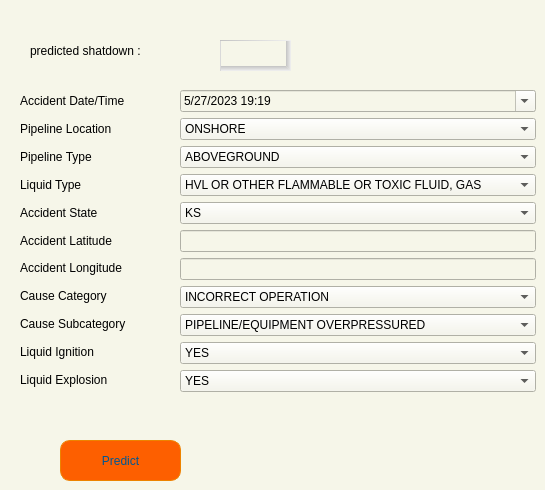
    <widget class="QWidget" name="page_2">
     <property name="styleSheet">
      <string notr="true">background-color:rgb(246, 246, 233);</string>
     </property>
     <widget class="QWidget" name="verticalLayoutWidget_4">
      <property name="geometry">
       <rect>
        <x>20</x>
        <y>90</y>
        <width>162</width>
        <height>301</height>
       </rect>
      </property>
      <layout class="QVBoxLayout" name="verticalLayout_4">
       <item>
        <widget class="QLabel" name="label_12">
         <property name="text">
          <string>Accident Date/Time</string>
         </property>
        </widget>
       </item>
       <item>
        <widget class="QLabel" name="label_13">
         <property name="text">
          <string>Pipeline Location</string>
         </property>
        </widget>
       </item>
       <item>
        <widget class="QLabel" name="label_14">
         <property name="text">
          <string>Pipeline Type</string>
         </property>
        </widget>
       </item>
       <item>
        <widget class="QLabel" name="label_15">
         <property name="text">
          <string>Liquid Type</string>
         </property>
        </widget>
       </item>
       <item>
        <widget class="QLabel" name="label_21">
         <property name="text">
          <string>Accident State</string>
         </property>
        </widget>
       </item>
       <item>
        <widget class="QLabel" name="label_16">
         <property name="text">
          <string>Accident Latitude</string>
         </property>
        </widget>
       </item>
       <item>
        <widget class="QLabel" name="label_17">
         <property name="text">
          <string>Accident Longitude</string>
         </property>
        </widget>
       </item>
       <item>
        <widget class="QLabel" name="label_18">
         <property name="text">
          <string>Cause Category</string>
         </property>
        </widget>
       </item>
       <item>
        <widget class="QLabel" name="label_23">
         <property name="text">
          <string>Cause Subcategory</string>
         </property>
        </widget>
       </item>
       <item>
        <widget class="QLabel" name="label_24">
         <property name="text">
          <string>Liquid Ignition</string>
         </property>
        </widget>
       </item>
       <item>
        <widget class="QLabel" name="label_25">
         <property name="text">
          <string>Liquid Explosion</string>
         </property>
        </widget>
       </item>
      </layout>
     </widget>
     <widget class="QWidget" name="verticalLayoutWidget_5">
      <property name="geometry">
       <rect>
        <x>180</x>
        <y>90</y>
        <width>356</width>
        <height>302</height>
       </rect>
      </property>
      <layout class="QVBoxLayout" name="verticalLayout_5">
       <item>
        <widget class="QDateTimeEdit" name="dateTimeEdit_2">
         <property name="dateTime">
          <datetime>
           <hour>19</hour>
           <minute>19</minute>
           <second>0</second>
           <year>2023</year>
           <month>5</month>
           <day>27</day>
          </datetime>
         </property>
         <property name="date">
          <date>
           <year>2023</year>
           <month>5</month>
           <day>27</day>
          </date>
         </property>
         <property name="time">
          <time>
           <hour>19</hour>
           <minute>19</minute>
           <second>0</second>
          </time>
         </property>
         <property name="maximumTime">
          <time>
           <hour>16</hour>
           <minute>59</minute>
           <second>59</second>
          </time>
         </property>
         <property name="displayFormat">
          <string>M/d/yyyy h:mm </string>
         </property>
         <property name="calendarPopup">
          <bool>true</bool>
         </property>
         <property name="currentSectionIndex">
          <number>0</number>
         </property>
         <property name="timeSpec">
          <enum>Qt::UTC</enum>
         </property>
        </widget>
       </item>
       <item>
        <widget class="QComboBox" name="comboBox_6">
         <property name="maxVisibleItems">
          <number>2</number>
         </property>
         <property name="placeholderText">
          <string/>
         </property>
         <item>
          <property name="text">
           <string>ONSHORE</string>
          </property>
         </item>
         <item>
          <property name="text">
           <string>OFFHORE</string>
          </property>
         </item>
        </widget>
       </item>
       <item>
        <widget class="QComboBox" name="comboBox_7">
         <property name="maxVisibleItems">
          <number>4</number>
         </property>
         <item>
          <property name="text">
           <string>ABOVEGROUND</string>
          </property>
         </item>
         <item>
          <property name="text">
           <string>UNDERGROUND</string>
          </property>
         </item>
         <item>
          <property name="text">
           <string>TANK</string>
          </property>
         </item>
         <item>
          <property name="text">
           <string>TRANSITION AREA</string>
          </property>
         </item>
        </widget>
       </item>
       <item>
        <widget class="QComboBox" name="comboBox_8">
         <property name="maxVisibleItems">
          <number>5</number>
         </property>
         <item>
          <property name="text">
           <string>HVL OR OTHER FLAMMABLE OR TOXIC FLUID, GAS</string>
          </property>
         </item>
         <item>
          <property name="text">
           <string>CO2 (CARBON DIOXIDE)</string>
          </property>
         </item>
         <item>
          <property name="text">
           <string>REFINED AND/OR PETROLEUM PRODUCT (NON-HVL), LIQUID</string>
          </property>
         </item>
         <item>
          <property name="text">
           <string>CRUDE OIL</string>
          </property>
         </item>
         <item>
          <property name="text">
           <string>BIOFUEL / ALTERNATIVE FUEL(INCLUDING ETHANOL BLENDS)</string>
          </property>
         </item>
        </widget>
       </item>
       <item>
        <widget class="QComboBox" name="comboBox_10">
         <property name="placeholderText">
          <string/>
         </property>
         <item>
          <property name="text">
           <string>KS</string>
          </property>
         </item>
         <item>
          <property name="text">
           <string>ME</string>
          </property>
         </item>
         <item>
          <property name="text">
           <string>LA</string>
          </property>
         </item>
         <item>
          <property name="text">
           <string>WI</string>
          </property>
         </item>
         <item>
          <property name="text">
           <string>TX</string>
          </property>
         </item>
         <item>
          <property name="text">
           <string>ND</string>
          </property>
         </item>
         <item>
          <property name="text">
           <string>OK</string>
          </property>
         </item>
         <item>
          <property name="text">
           <string>IL</string>
          </property>
         </item>
         <item>
          <property name="text">
           <string>MN</string>
          </property>
         </item>
         <item>
          <property name="text">
           <string>NY</string>
          </property>
         </item>
         <item>
          <property name="text">
           <string>CA</string>
          </property>
         </item>
         <item>
          <property name="text">
           <string>IN</string>
          </property>
         </item>
         <item>
          <property name="text">
           <string>CO</string>
          </property>
         </item>
         <item>
          <property name="text">
           <string>MS</string>
          </property>
         </item>
         <item>
          <property name="text">
           <string>NJ</string>
          </property>
         </item>
         <item>
          <property name="text">
           <string>WA</string>
          </property>
         </item>
         <item>
          <property name="text">
           <string>IA</string>
          </property>
         </item>
         <item>
          <property name="text">
           <string>NC</string>
          </property>
         </item>
         <item>
          <property name="text">
           <string>MO</string>
          </property>
         </item>
         <item>
          <property name="text">
           <string>NM</string>
          </property>
         </item>
         <item>
          <property name="text">
           <string>PA</string>
          </property>
         </item>
         <item>
          <property name="text">
           <string>FL</string>
          </property>
         </item>
         <item>
          <property name="text">
           <string>VA</string>
          </property>
         </item>
         <item>
          <property name="text">
           <string>WY</string>
          </property>
         </item>
         <item>
          <property name="text">
           <string>KY</string>
          </property>
         </item>
         <item>
          <property name="text">
           <string>TN</string>
          </property>
         </item>
         <item>
          <property name="text">
           <string>MI</string>
          </property>
         </item>
         <item>
          <property name="text">
           <string>ID</string>
          </property>
         </item>
         <item>
          <property name="text">
           <string>GA</string>
          </property>
         </item>
         <item>
          <property name="text">
           <string>NV</string>
          </property>
         </item>
         <item>
          <property name="text">
           <string>OH</string>
          </property>
         </item>
         <item>
          <property name="text">
           <string>SD</string>
          </property>
         </item>
         <item>
          <property name="text">
           <string>AK</string>
          </property>
         </item>
         <item>
          <property name="text">
           <string>SC</string>
          </property>
         </item>
         <item>
          <property name="text">
           <string>UT</string>
          </property>
         </item>
         <item>
          <property name="text">
           <string>NE</string>
          </property>
         </item>
         <item>
          <property name="text">
           <string>MT</string>
          </property>
         </item>
         <item>
          <property name="text">
           <string>AL</string>
          </property>
         </item>
         <item>
          <property name="text">
           <string>AR</string>
          </property>
         </item>
         <item>
          <property name="text">
           <string>MD</string>
          </property>
         </item>
         <item>
          <property name="text">
           <string>PR</string>
          </property>
         </item>
         <item>
          <property name="text">
           <string>CT</string>
          </property>
         </item>
         <item>
          <property name="text">
           <string>OR</string>
          </property>
         </item>
         <item>
          <property name="text">
           <string>WV</string>
          </property>
         </item>
         <item>
          <property name="text">
           <string>HI</string>
          </property>
         </item>
         <item>
          <property name="text">
           <string>MA</string>
          </property>
         </item>
        </widget>
       </item>
       <item>
        <widget class="QLineEdit" name="lineEdit_6">
         <property name="readOnly">
          <bool>false</bool>
         </property>
         <property name="cursorMoveStyle">
          <enum>Qt::LogicalMoveStyle</enum>
         </property>
        </widget>
       </item>
       <item>
        <widget class="QLineEdit" name="lineEdit_7"/>
       </item>
       <item>
        <widget class="QComboBox" name="comboBox_9">
         <property name="maxVisibleItems">
          <number>7</number>
         </property>
         <item>
          <property name="text">
           <string>INCORRECT OPERATION</string>
          </property>
         </item>
         <item>
          <property name="text">
           <string>MATERIAL/WELD/EQUIP FAILURE</string>
          </property>
         </item>
         <item>
          <property name="text">
           <string>CORROSION</string>
          </property>
         </item>
         <item>
          <property name="text">
           <string>EXCAVATION DAMAGE</string>
          </property>
         </item>
         <item>
          <property name="text">
           <string>NATURAL FORCE DAMAGE</string>
          </property>
         </item>
         <item>
          <property name="text">
           <string>OTHER OUTSIDE FORCE DAMAGE</string>
          </property>
         </item>
         <item>
          <property name="text">
           <string>ALL OTHER CAUSES</string>
          </property>
         </item>
        </widget>
       </item>
       <item>
        <widget class="QComboBox" name="comboBox_11">
         <item>
          <property name="text">
           <string>PIPELINE/EQUIPMENT OVERPRESSURED</string>
          </property>
         </item>
         <item>
          <property name="text">
           <string>PUMP OR PUMP-RELATED EQUIPMENT</string>
          </property>
         </item>
         <item>
          <property name="text">
           <string>DEFECTIVE OR LOOSE TUBING/FITTING</string>
          </property>
         </item>
         <item>
          <property name="text">
           <string>TEMPERATURE</string>
          </property>
         </item>
         <item>
          <property name="text">
           <string>THIRD PARTY EXCAVATION DAMAGE</string>
          </property>
         </item>
         <item>
          <property name="text">
           <string>MANUFACTURING-RELATED</string>
          </property>
         </item>
         <item>
          <property name="text">
           <string>ENVIRONMENTAL CRACKING-RELATED</string>
          </property>
         </item>
         <item>
          <property name="text">
           <string>OTHER EQUIPMENT FAILURE</string>
          </property>
         </item>
         <item>
          <property name="text">
           <string>MISCELLANEOUS</string>
          </property>
         </item>
         <item>
          <property name="text">
           <string>CONSTRUCTION, INSTALLATION OR FABRICATION-RELATED</string>
          </property>
         </item>
         <item>
          <property name="text">
           <string>INTERNAL</string>
          </property>
         </item>
         <item>
          <property name="text">
           <string>INCORRECT INSTALLATION</string>
          </property>
         </item>
         <item>
          <property name="text">
           <string>OVERFILL/OVERFLOW OF TANK/VESSEL/SUMP</string>
          </property>
         </item>
         <item>
          <property name="text">
           <string>VEHICLE NOT ENGAGED IN EXCAVATION</string>
          </property>
         </item>
         <item>
          <property name="text">
           <string>THREADED CONNECTION/COUPLING FAILURE</string>
          </property>
         </item>
         <item>
          <property name="text">
           <string>NON-THREADED CONNECTION FAILURE</string>
          </property>
         </item>
         <item>
          <property name="text">
           <string>FAILURE OF EQUIPMENT BODY</string>
          </property>
         </item>
         <item>
          <property name="text">
           <string>EXTERNAL</string>
          </property>
         </item>
         <item>
          <property name="text">
           <string>INCORRECT VALVE POSITION</string>
          </property>
         </item>
         <item>
          <property name="text">
           <string>OTHER NATURAL FORCE DAMAGE</string>
          </property>
         </item>
         <item>
          <property name="text">
           <string>MALFUNCTION OF CONTROL/RELIEF EQUIPMENT</string>
          </property>
         </item>
         <item>
          <property name="text">
           <string>OTHER OUTSIDE FORCE DAMAGE</string>
          </property>
         </item>
         <item>
          <property name="text">
           <string>OTHER INCORRECT OPERATION</string>
          </property>
         </item>
         <item>
          <property name="text">
           <string>EARTH MOVEMENT</string>
          </property>
         </item>
         <item>
          <property name="text">
           <string>PREVIOUS DAMAGE DUE TO EXCAVATION</string>
          </property>
         </item>
         <item>
          <property name="text">
           <string>HEAVY RAINS/FLOODS</string>
          </property>
         </item>
         <item>
          <property name="text">
           <string>ELECTRICAL ARCING FROM OTHER EQUIPMENT/FACILITY</string>
          </property>
         </item>
         <item>
          <property name="text">
           <string>LIGHTNING</string>
          </property>
         </item>
         <item>
          <property name="text">
           <string>OPERATOR/CONTRACTOR EXCAVATION DAMAGE</string>
          </property>
         </item>
         <item>
          <property name="text">
           <string>DAMAGE BY OPERATOR OR OPERATOR'S CONTRACTOR</string>
          </property>
         </item>
         <item>
          <property name="text">
           <string>FIRE/EXPLOSION AS PRIMARY CAUSE</string>
          </property>
         </item>
         <item>
          <property name="text">
           <string>UNKNOWN</string>
          </property>
         </item>
         <item>
          <property name="text">
           <string>INCORRECT EQUIPMENT</string>
          </property>
         </item>
         <item>
          <property name="text">
           <string>HIGH WINDS</string>
          </property>
         </item>
         <item>
          <property name="text">
           <string>FISHING OR MARITIME ACTIVITY</string>
          </property>
         </item>
         <item>
          <property name="text">
           <string>INTENTIONAL DAMAGE</string>
          </property>
         </item>
         <item>
          <property name="text">
           <string>MARITIME EQUIPMENT OR VESSEL ADRIFT</string>
          </property>
         </item>
         <item>
          <property name="text">
           <string>PREVIOUS MECHANICAL DAMAGE</string>
          </property>
         </item>
        </widget>
       </item>
       <item>
        <widget class="QComboBox" name="comboBox_12">
         <item>
          <property name="text">
           <string>YES</string>
          </property>
         </item>
         <item>
          <property name="text">
           <string>NO</string>
          </property>
         </item>
        </widget>
       </item>
       <item>
        <widget class="QComboBox" name="comboBox_13">
         <item>
          <property name="text">
           <string>YES</string>
          </property>
         </item>
         <item>
          <property name="text">
           <string>NO</string>
          </property>
         </item>
        </widget>
       </item>
      </layout>
     </widget>
     <widget class="QPushButton" name="pred">
      <property name="geometry">
       <rect>
        <x>60</x>
        <y>440</y>
        <width>121</width>
        <height>41</height>
       </rect>
      </property>
      <property name="styleSheet">
       <string notr="true">QPushButton { background-color: rgb(253, 95, 0);
                                       font: 900 11pt  Arial Black;
                                     color:rgb(0, 87, 146);
                                    border:  1px solid rgb(237, 131, 0);
                                    border-radius:10%;
                                    }
                                    QPushButton:hover {
                                        background-color:qlineargradient(spread:repeat, x1:0, y1:1, x2:1, y2:0, stop:0.28436 rgba(253, 95, 0, 255), stop:0.890995 rgba(255, 193, 35, 255));
                                        border:  1px solid gray;
                                        box-shadow: 5px 10px rgb(255, 175, 15);
                                   }
</string>
      </property>
      <property name="text">
       <string>Predict</string>
      </property>
     </widget>
     <widget class="QLabel" name="label_20">
      <property name="geometry">
       <rect>
        <x>30</x>
        <y>30</y>
        <width>171</width>
        <height>41</height>
       </rect>
      </property>
      <property name="styleSheet">
       <string notr="true">font: 700 12pt &quot;Tahoma&quot;;</string>
      </property>
      <property name="text">
       <string>predicted shatdown : </string>
      </property>
     </widget>
     <widget class="QLabel" name="label_22">
      <property name="geometry">
       <rect>
        <x>220</x>
        <y>40</y>
        <width>71</width>
        <height>31</height>
       </rect>
      </property>
      <property name="styleSheet">
       <string notr="true">border-top:1px solid qlineargradient(x1:0, y1:0, x2:1, y2:0, stop: 0 rgb(195,195,195), stop: 1 rgb(240, 240, 240));;
border-left:1px solid qlineargradient(x1:0, y1:0, x2:1, y2:0, stop: 0 rgb(195,195,195), stop: 1 rgb(240, 240, 240));;
border-right: 5px solid black;
 border-bottom: 5px solid black;
border-right-color: qlineargradient(x1:0, y1:0, x2:1, y2:0, stop: 0 rgb(195,195,195), stop: 1 rgb(240, 240, 240));
border-bottom-color: qlineargradient(x1:0, y1:0, x2:0, y2:1, stop: 0 rgb(195,195,195), stop: 1 rgb(240, 240, 240));

color: rgb(0, 87, 146);

font: 75 10pt &quot;MS Shell Dlg 2&quot;;</string>
      </property>
      <property name="text">
       <string/>
      </property>
     </widget>
    </widget>
